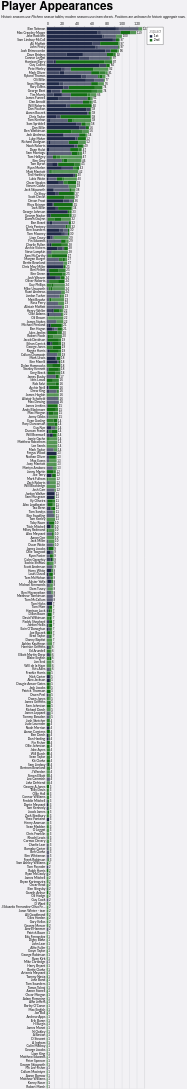

Vega-Lite specification for this chart:
### Vega-Lite specification from a JSON file in a GitHub repository (floating-point values rounded to 4 significant figures; data arrays with more than 128 entries replaced by an {"elided": "..."} marker saying what was removed)
{"config": {"axis": {"labelFont": "Lato, sans-serif", "titleFont": "PT Sans Narrow, Helvetica Neue, Helvetica, Arial, sans-serif", "labelFontSize": 13, "titleFontSize": 24, "gridColor": "#202947", "gridOpacity": 0.2}, "header": {"labelFont": "PT Sans Narrow, Helvetica Neue, Helvetica, Arial, sans-serif", "titleFont": "PT Sans Narrow, Helvetica Neue, Helvetica, Arial, sans-serif", "labelFontSize": 24, "titleFontSize": 28, "labelFontWeight": "bold", "orient": "left"}, "legend": {"labelFont": "Lato, sans-serif", "titleFont": "PT Sans Narrow, Helvetica Neue, Helvetica, Arial, sans-serif", "labelFontSize": 14, "titleFontSize": 16, "titlePadding": 5, "fillColor": "white", "strokeColor": "black", "padding": 10, "titleFontWeight": "lighter", "titleFontStyle": "italic", "titleColor": "gray", "offset": 10}, "title": {"font": "PT Sans Narrow, Helvetica Neue, Helvetica, Arial, sans-serif", "fontSize": 48, "fontWeight": "bold", "anchor": "start", "align": "center", "titlePadding": 20, "subtitlePadding": 10, "subtitleFontSize": 13, "subtitleColor": "", "subtitleFontStyle": "italic", "offset": 15, "color": "black"}, "axisX": {"labelAngle": 0}, "facet": {"title": null, "header": null, "align": {"row": "each", "column": "each"}}, "resolve": {"scale": {"y": "independent", "facet": "independent"}}, "background": "#f2f1f4"}, "layer": [{"mark": {"type": "bar"}, "encoding": {"color": {"field": "squad", "legend": {"orient": "right"}, "scale": {"domain": ["1st", "2nd"], "range": ["#202947", "#146f14"]}, "title": "Squad", "type": "nominal"}, "opacity": {"field": "start", "legend": null, "scale": {"domain": ["Start", "Bench", "Unknown"], "range": [1.0, 0.7, 0.4]}, "type": "nominal"}, "order": {"field": "squad", "sort": "ascending", "type": "quantitative"}, "tooltip": [{"field": "player", "title": "Player", "type": "nominal"}, {"field": "squad", "title": "Squad", "type": "nominal"}, {"aggregate": "sum", "field": "games", "title": "Games", "type": "quantitative"}, {"field": "start", "title": "Started?", "type": "nominal"}], "x": {"aggregate": "sum", "axis": {"orient": "top", "title": null}, "field": "games", "type": "quantitative"}, "y": {"field": "player", "sort": "-x", "title": null, "type": "nominal"}}, "title": {"text": "Player Appearances", "subtitle": "Historic seasons use Pitchero season tables; modern seasons use team sheets. Positions are unknown for historic aggregate rows."}}, {"mark": {"type": "text", "align": "left", "baseline": "middle", "dx": 3, "fontSize": 12}, "encoding": {"text": {"aggregate": "sum", "field": "games", "type": "quantitative"}, "x": {"aggregate": "sum", "field": "games", "type": "quantitative"}, "y": {"field": "player", "sort": "-x", "type": "nominal"}}}], "data": {"name": "data-de3fed43619c9514cd95b497a34f5141"}, "height": {"step": 15}, "width": 400, "$schema": "https://vega.github.io/schema/vega-lite/v5.20.1.json", "datasets": {"data-de3fed43619c9514cd95b497a34f5141": {"elided": "2104 records"}}}
